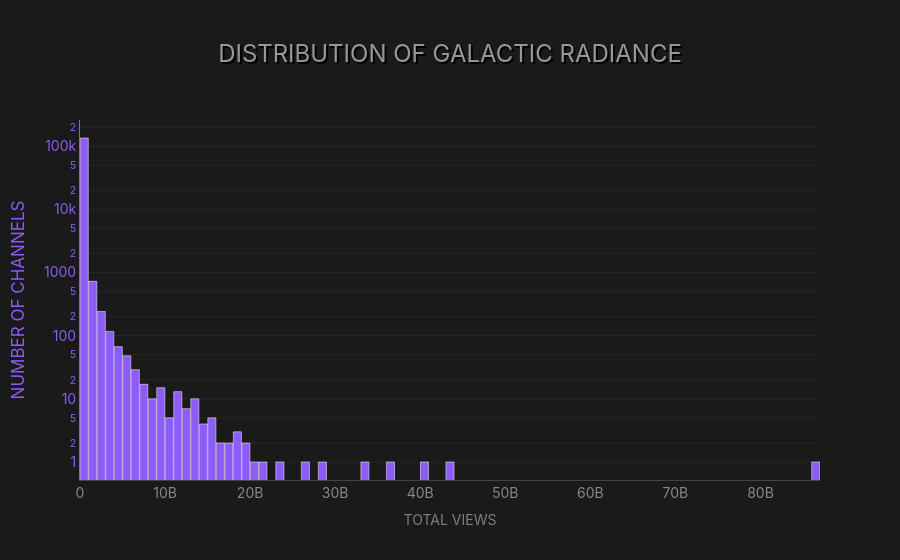

Write notebook code for a chart like this one.
### Markdown cell above
Let's graph the distribution through a histogram

### Code cell
import plotly.graph_objects as go

bg_color = "#1A1A1A" 
font_stack = "'-apple-system', 'BlinkMacSystemFont', 'Segoe UI', Roboto, Helvetica, Arial, sans-serif"
accent_purple = "#8b5cf6"
accent_cyan = "#06b6d4"

fig = go.Figure()

fig.add_trace(go.Histogram(
    x=viewPerChan.reset_index()['view_count'],
    name="Channel Distribution",
    marker=dict(
        color=accent_purple,
        line=dict(color="#FFFFFF", width=0.5)
    ),
    nbinsx=100,
    hovertemplate="<b>Views:</b> %{x}<br><b>Channels:</b> %{y:,}<extra></extra>"
))

fig.update_layout(
    title=dict(
        text="<span style='text-shadow: 2px 2px 0 #000;'>DISTRIBUTION OF GALACTIC RADIANCE</span>",
        x=0.5,
        y=0.92,
        font=dict(size=24, family=font_stack, color="#989898")
    ),
    paper_bgcolor=bg_color,
    plot_bgcolor=bg_color,
    hovermode="x unified",

    font=dict(
        family=font_stack,
        size=14,
        color="#ACABAB"
    ),

    legend=dict(
        orientation="h",
        yanchor="bottom",
        y=1.02,
        xanchor="center",
        x=0.5,
        bgcolor="rgba(0,0,0,0)",
        font=dict(family=font_stack, size=12, color="#AAAAAA")
    ),

    margin=dict(l=80, r=80, t=120, b=80),
    
    hoverlabel=dict(
        bgcolor="#111111",
        font_size=15,
        font_family=font_stack,
        font_color="#FFFFFF",
        bordercolor=accent_cyan 
    ),
    bargap=0.05
)

fig.update_xaxes(
    title="TOTAL VIEWS",
    title_font=dict(family=font_stack, size=14, color="#7F7F7F"),
    showgrid=False,
    zeroline=False,
    tickfont=dict(family=font_stack, color="#888888"),
    linecolor="#444444"
)

fig.update_yaxes(
    title_text="<span style='color:#8b5cf6'>NUMBER OF CHANNELS</span>",
    type="log", # Essential for Power Law visualization
    title_font=dict(family=font_stack),
    showgrid=True, 
    gridcolor="rgba(255,255,255,0.05)", 
    zeroline=False,
    linecolor=accent_purple,
    tickfont=dict(family=font_stack, color=accent_purple)
)

fig.write_html("powerlaw.html", include_plotlyjs='cdn', full_html=False)
fig.show()

### Figure 1 — Plotly figure (JSON) as saved in the notebook; plotly's stock layout.template omitted (floating-point values rounded to 4 significant figures; data arrays with more than 128 entries replaced by an {"elided": "..."} marker saying what was removed)
{"data": [{"hovertemplate": "<b>Views:</b> %{x}<br><b>Channels:</b> %{y:,}<extra></extra>", "marker": {"color": "#8b5cf6", "line": {"color": "#FFFFFF", "width": 0.5}}, "name": "Channel Distribution", "nbinsx": 100, "type": "histogram", "x": {"elided": "136470 float values"}}], "layout": {"bargap": 0.05, "font": {"color": "#ACABAB", "family": "'-apple-system', 'BlinkMacSystemFont', 'Segoe UI', Roboto, Helvetica, Arial, sans-serif", "size": 14}, "hoverlabel": {"bgcolor": "#111111", "bordercolor": "#06b6d4", "font": {"color": "#FFFFFF", "family": "'-apple-system', 'BlinkMacSystemFont', 'Segoe UI', Roboto, Helvetica, Arial, sans-serif", "size": 15}}, "hovermode": "x unified", "legend": {"bgcolor": "rgba(0,0,0,0)", "font": {"color": "#AAAAAA", "family": "'-apple-system', 'BlinkMacSystemFont', 'Segoe UI', Roboto, Helvetica, Arial, sans-serif", "size": 12}, "orientation": "h", "x": 0.5, "xanchor": "center", "y": 1.02, "yanchor": "bottom"}, "margin": {"b": 80, "l": 80, "r": 80, "t": 120}, "paper_bgcolor": "#1A1A1A", "plot_bgcolor": "#1A1A1A", "title": {"font": {"color": "#989898", "family": "'-apple-system', 'BlinkMacSystemFont', 'Segoe UI', Roboto, Helvetica, Arial, sans-serif", "size": 24}, "text": "<span style='text-shadow: 2px 2px 0 #000;'>DISTRIBUTION OF GALACTIC RADIANCE</span>", "x": 0.5, "y": 0.92}, "xaxis": {"linecolor": "#444444", "showgrid": false, "tickfont": {"color": "#888888", "family": "'-apple-system', 'BlinkMacSystemFont', 'Segoe UI', Roboto, Helvetica, Arial, sans-serif"}, "title": {"font": {"color": "#7F7F7F", "family": "'-apple-system', 'BlinkMacSystemFont', 'Segoe UI', Roboto, Helvetica, Arial, sans-serif", "size": 14}, "text": "TOTAL VIEWS"}, "zeroline": false}, "yaxis": {"gridcolor": "rgba(255,255,255,0.05)", "linecolor": "#8b5cf6", "showgrid": true, "tickfont": {"color": "#8b5cf6", "family": "'-apple-system', 'BlinkMacSystemFont', 'Segoe UI', Roboto, Helvetica, Arial, sans-serif"}, "title": {"font": {"family": "'-apple-system', 'BlinkMacSystemFont', 'Segoe UI', Roboto, Helvetica, Arial, sans-serif"}, "text": "<span style='color:#8b5cf6'>NUMBER OF CHANNELS</span>"}, "type": "log", "zeroline": false}}}
